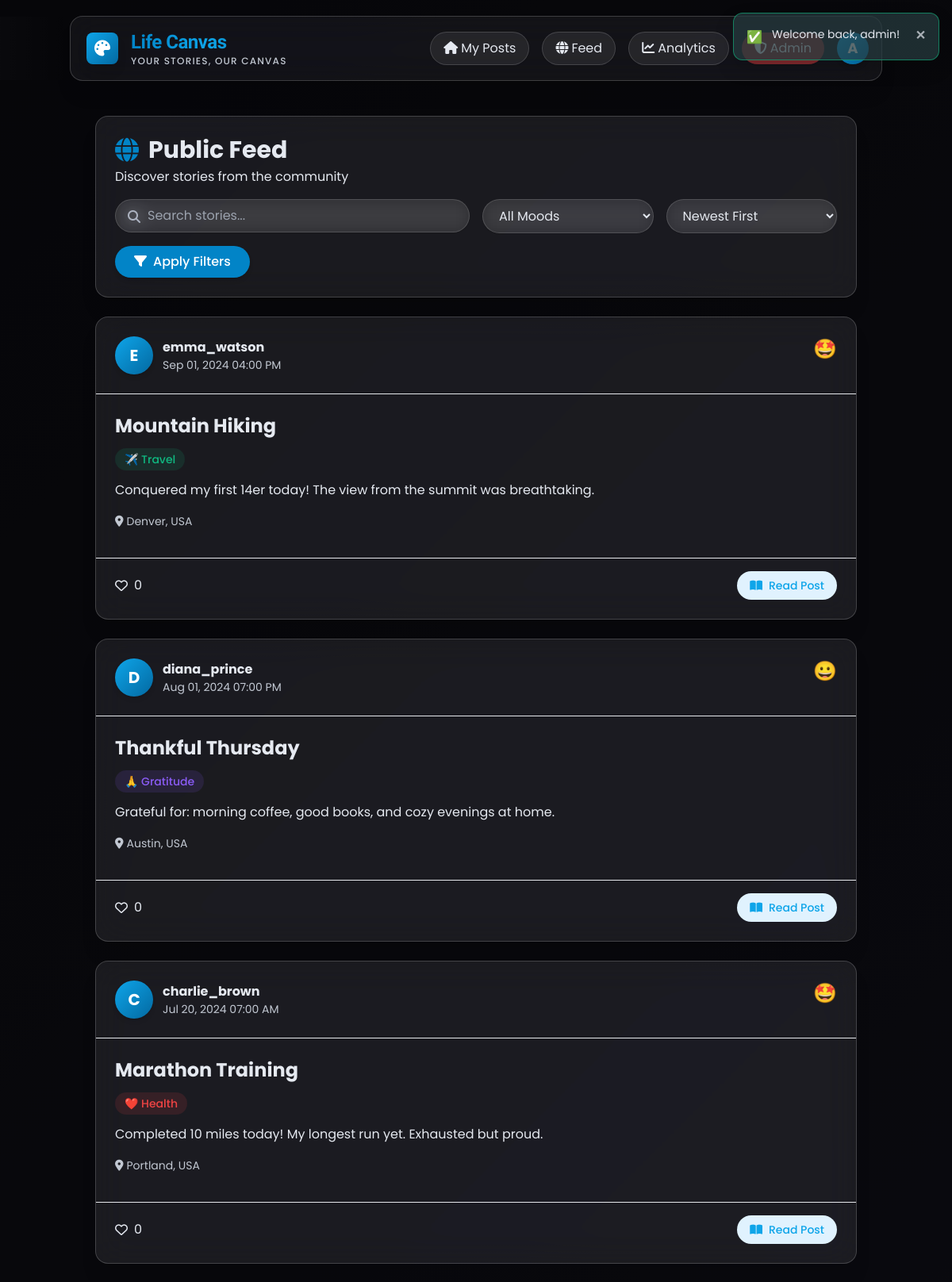
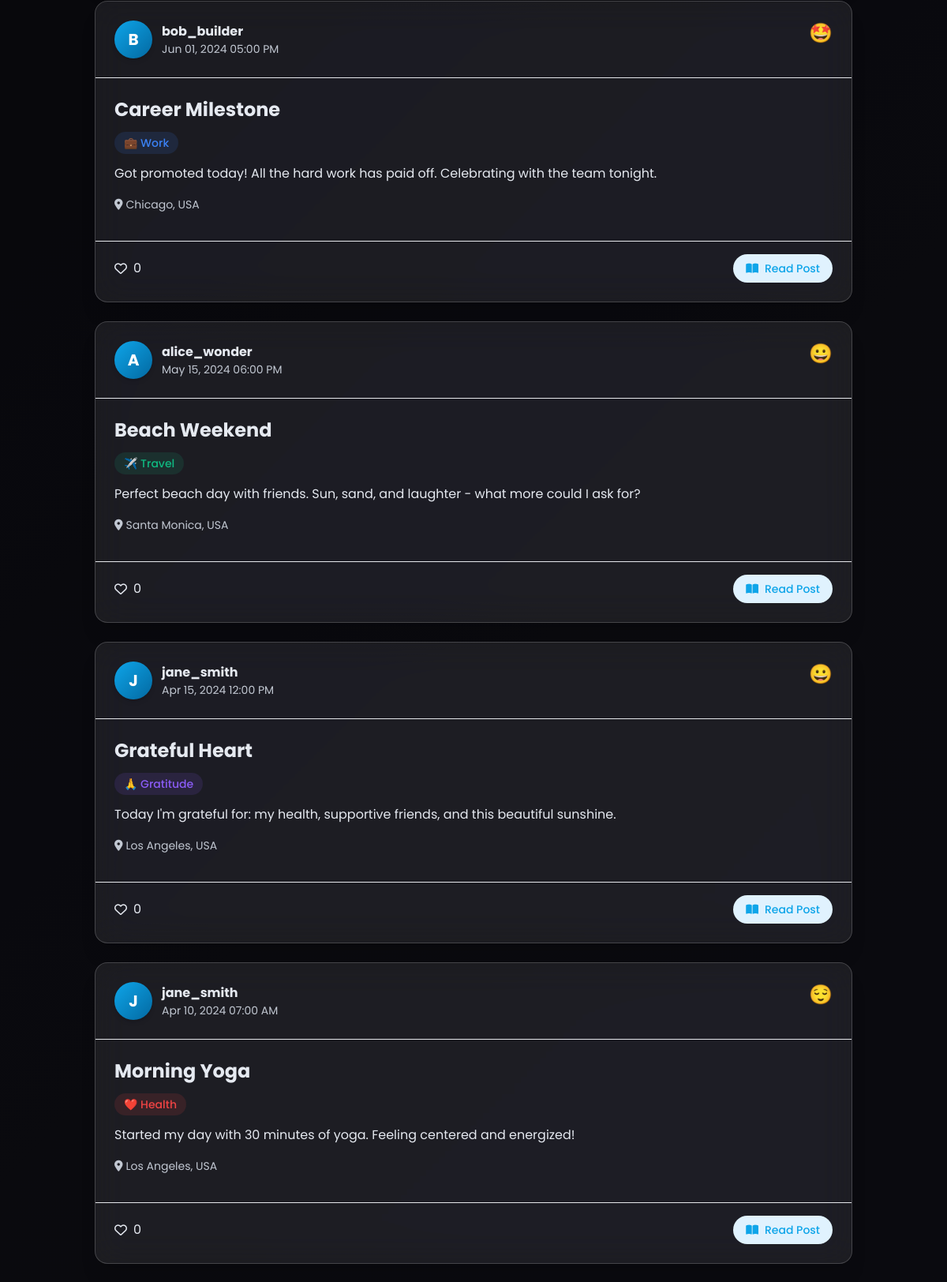
The app's page /feed.php (signed in, upper part) with its own data (2 pictures, top to bottom).
### tables this page shows
CREATE TABLE entries (
  entry_id INT UNSIGNED AUTO_INCREMENT PRIMARY KEY,
  user_id INT UNSIGNED NOT NULL,
  category_id INT UNSIGNED NULL,
  title VARCHAR(150) NOT NULL,
  content TEXT NOT NULL,
  mood VARCHAR(30) NULL,
  music_link VARCHAR(500) NULL,
  location VARCHAR(100) NULL,
  weather VARCHAR(50) NULL,
  privacy_level ENUM('private', 'public') DEFAULT 'private',
  is_favorite BOOLEAN DEFAULT FALSE,
  is_deleted BOOLEAN DEFAULT FALSE,
  word_count INT UNSIGNED DEFAULT 0,
  timestamp DATETIME NOT NULL DEFAULT CURRENT_TIMESTAMP,
  updated_at TIMESTAMP DEFAULT CURRENT_TIMESTAMP ON UPDATE CURRENT_TIMESTAMP,
  deleted_at TIMESTAMP NULL,
  CONSTRAINT fk_entries_user FOREIGN KEY (user_id) REFERENCES users(user_id) ON DELETE CASCADE,
  CONSTRAINT fk_entries_category FOREIGN KEY (category_id) REFERENCES categories(category_id) ON DELETE SET NULL
);

CREATE TABLE users (
  user_id INT UNSIGNED AUTO_INCREMENT PRIMARY KEY,
  username VARCHAR(50) NOT NULL UNIQUE,
  full_name VARCHAR(100) NULL,
  email VARCHAR(100) NULL UNIQUE,
  date_of_birth DATE NULL,
  profile_pic VARCHAR(255) NULL,
  bio TEXT NULL,
  password VARCHAR(255) NOT NULL,
  security_question VARCHAR(255) NULL,
  security_answer VARCHAR(255) NULL,
  user_role VARCHAR(20) DEFAULT 'User',
  is_active BOOLEAN DEFAULT TRUE,
  created_at TIMESTAMP DEFAULT CURRENT_TIMESTAMP,
  last_login TIMESTAMP NULL
);

CREATE TABLE categories (
  category_id INT UNSIGNED AUTO_INCREMENT PRIMARY KEY,
  category_name VARCHAR(50) NOT NULL UNIQUE,
  description TEXT NULL,
  color VARCHAR(7) DEFAULT '#6B7280',
  icon VARCHAR(50) NULL,
  created_at TIMESTAMP DEFAULT CURRENT_TIMESTAMP
);

### lib/utils.php (called while the page is built, shortened)
<?php
function e(string $value): string {
    return htmlspecialchars($value, ENT_QUOTES, 'UTF-8');
}
function human_datetime(string $ts): string {
    return date('M d, Y h:i A', strtotime($ts));
}
function app_base_url(): string {
    $config = require __DIR__ . '/../config/config.php';
    $cfg = trim((string)($config['app']['base_url'] ?? ''));
    if (!empty($_SERVER['SCRIPT_NAME'])) {
        $dir = rtrim(str_replace('\\', '/', dirname($_SERVER['SCRIPT_NAME'])), '/');
        return $dir;
    }
    return '';
}
function allowed_moods(): array {
    return [
        'Happy' => '😀',
        'Sad' => '😢',
        'Angry' => '😠',
        'Calm' => '😌',
        'Excited' => '🤩',
        'Reflective' => '🤔',
    ];
}
function mood_emoji(?string $mood): string {
    $map = allowed_moods();
    return $map[$mood] ?? '';
}
function excerpt(string $text, int $length = 150): string {
    $text = strip_tags($text);
    if (mb_strlen($text) <= $length) {
        return $text;
    }
    return mb_substr($text, 0, $length) . '...';
}

### config/config.php (called while the page is built)
<?php
return [
    'db' => [
        'host' => '127.0.0.1',
        'port' => 3306,
        'name' => 'diary_app',
        'user' => 'root',
        'pass' => '',
        'charset' => 'utf8mb4'
    ],
    'app' => [
        'base_url' => '',
        'session_name' => 'diaryapp_sess',
        'display_errors' => true
    ],
    'uploads' => [
        'dir' => __DIR__ . '/../uploads',
        'max_size_bytes' => 5 * 1024 * 1024,
        'allowed_mime' => [
            'image/jpeg', 'image/png', 'image/gif', 'image/webp',
            'audio/mpeg', 'audio/wav', 'audio/ogg'
        ]
    ]
];

### feed.php (the view, shortened to what this page needs)
<?php
require_once __DIR__ . '/lib/utils.php';
$pdo = db();
$userId = current_user_id();
$searchQuery = isset($_GET['search']) ? trim($_GET['search']) : '';
$sortBy = isset($_GET['sort']) ? trim($_GET['sort']) : 'newest';
$params = [];
$conditions = ['e.privacy_level = ?'];
$params[] = 'public';
$conditions[] = 'e.is_deleted = FALSE';
$orderBy = 'ORDER BY e.timestamp DESC';
switch ($sortBy) {
  default:
    $orderBy = 'ORDER BY e.timestamp DESC';
}
$whereSql = implode(' AND ', $conditions);
$sql = "
  SELECT
    e.*,
    u.username,
    c.category_name,
    c.color as category_color,
    c.icon as category_icon,
    (SELECT COUNT(*) FROM reactions WHERE entry_id = e.entry_id) as reaction_count,
    (SELECT COUNT(*) FROM comments WHERE entry_id = e.entry_id) as comment_count,
    (SELECT COUNT(*) FROM reactions WHERE entry_id = e.entry_id AND user_id = ?) as user_reacted
  FROM entries e
  LEFT JOIN users u ON e.user_id = u.user_id
  LEFT JOIN categories c ON e.category_id = c.category_id
  WHERE $whereSql
  $orderBy
";
$allParams = array_merge([$userId], $params);
$stmt = $pdo->prepare($sql);
$stmt->execute($allParams);
$entries = $stmt->fetchAll();
include __DIR__ . '/partials/head.php';
?>
<div class="container mx-auto px-4 py-8 max-w-5xl">
  <div class="glass rounded-2xl shadow-xl p-6 mb-6">
    <div class="flex items-center justify-between mb-4">
      <div>
        <h1 class="text-3xl font-bold text-gray-800 dark:text-white flex items-center gap-3">
          <i class="fas fa-globe text-primary-600"></i>
          Public Feed
        </h1>
        <p class="text-gray-600 dark:text-gray-400 mt-1">Discover stories from the community</p>
      </div>
    </div>
    <form method="GET" class="space-y-4">
      <div class="grid grid-cols-1 md:grid-cols-4 gap-4">
        <div class="md:col-span-2 relative">
          <i class="fas fa-search absolute left-4 top-1/2 transform -translate-y-1/2 text-gray-400"></i>
          <input type="text" name="search" value="<?php echo e($searchQuery); ?>" placeholder="Search stories..." class="w-full rounded-full pl-10 pr-4 py-2 bg-white/70 dark:bg-gray-700/50 focus:bg-white dark:focus:bg-gray-700 text-gray-900 dark:text-gray-100 outline-none border border-primary-100 dark:border-gray-600 shadow-sm transition">
        </div>
        <div>
          <select name="mood" class="w-full rounded-full px-4 py-2 bg-white/70 dark:bg-gray-700/50 text-gray-900 dark:text-gray-100 outline-none border border-primary-100 dark:border-gray-600 shadow-sm transition">
            <option value="">All Moods</option>
          </select>
        </div>
        <div>
          <select name="sort" class="w-full rounded-full px-4 py-2 bg-white/70 dark:bg-gray-700/50 text-gray-900 dark:text-gray-100 outline-none border border-primary-100 dark:border-gray-600 shadow-sm transition">
            <option value="newest" <?php echo $sortBy === 'newest' ? 'selected' : ''; ?>>Newest First</option>
          </select>
        </div>
      </div>
      <div class="flex gap-2">
        <button type="submit" class="px-6 py-2 rounded-full bg-primary-600 hover:bg-primary-700 text-white font-medium transition shadow-md hover:shadow-lg">
          <i class="fas fa-filter mr-2"></i>Apply Filters
        </button>
      </div>
    </form>
  </div>
  <?php if (count($entries) === 0): ?>
    <div class="glass rounded-2xl shadow-xl p-12 text-center">
      <div class="text-6xl mb-4"><i class="fas fa-globe text-primary-500"></i></div>
      <h3 class="text-2xl font-bold text-gray-800 dark:text-white mb-2">No Public Stories Yet</h3>
      <p class="text-gray-600 dark:text-gray-400 mb-6">Be the first to share your story with the community!</p>
      <a href="<?php echo e(app_base_url()); ?>/create.php" class="inline-block px-8 py-3 rounded-full bg-gradient-to-r from-primary-600 to-primary-700 hover:from-primary-700 hover:to-primary-800 text-white font-medium shadow-lg hover:shadow-xl transition">
        <i class="fas fa-pen mr-2"></i>Create Public Post
      </a>
    </div>
  <?php else: ?>
    <div class="space-y-6">
      <?php foreach ($entries as $e): ?>
        <?php
        $moodEmoji = mood_emoji($e['mood']);
        $formattedDate = human_datetime($e['timestamp']);
        $excerpt = excerpt($e['content'], 200);
        ?>
        <div class="glass rounded-2xl shadow-xl overflow-hidden hover:shadow-2xl transition transform hover:-translate-y-1">
          <div class="p-6 border-b border-gray-200 dark:border-gray-700">
            <div class="flex items-start justify-between">
              <div class="flex items-center gap-3">
                <div class="w-12 h-12 rounded-full bg-gradient-to-br from-primary-500 to-primary-700 flex items-center justify-center text-white font-bold text-xl shadow-md">
                  <?php echo strtoupper(substr($e['username'], 0, 1)); ?>
                </div>
                <div>
                  <h3 class="font-bold text-gray-800 dark:text-white">
                    <?php echo e($e['username']); ?>
                  </h3>
                  <p class="text-sm text-gray-500 dark:text-gray-400"><?php echo e($formattedDate); ?></p>
                </div>
              </div>
              <?php if ($e['mood']): ?>
                <span class="text-2xl" title="<?php echo e($e['mood']); ?>"><?php echo $moodEmoji; ?></span>
              <?php endif; ?>
            </div>
          </div>
          <div class="p-6">
            <h2 class="text-2xl font-bold text-gray-800 dark:text-white mb-3"><?php echo e($e['title']); ?></h2>
            <?php if ($e['category_id']): ?>
              <span class="inline-block px-3 py-1 rounded-full text-sm font-medium mb-3" style="background-color: <?php echo e($e['category_color']); ?>20; color: <?php echo e($e['category_color']); ?>;">
                <?php echo e($e['category_icon']); ?> <?php echo e($e['category_name']); ?>
              </span>
            <?php endif; ?>
            <div class="prose dark:prose-invert max-w-none mb-4">
              <p class="text-gray-700 dark:text-gray-300 leading-relaxed"><?php echo nl2br(e($excerpt)); ?></p>
            </div>
            <?php if ($e['location']): ?>
              <p class="text-sm text-gray-500 dark:text-gray-400 mb-3">
                <i class="fas fa-map-marker-alt mr-1"></i><?php echo e($e['location']); ?>
              </p>
            <?php endif; ?>
          </div>
          <div class="px-6 pb-6 flex items-center justify-between border-t border-gray-200 dark:border-gray-700 pt-4">
            <div class="flex items-center gap-6">
              <button
                onclick="toggleReaction(<?php echo $e['entry_id']; ?>, this)"
                class="reaction-btn flex items-center gap-2 text-gray-600 dark:text-gray-400 hover:text-red-500 dark:hover:text-red-400 transition <?php echo $e['user_reacted'] ? 'text-red-500 dark:text-red-400' : ''; ?>"
                data-reacted="<?php echo $e['user_reacted'] ? 'true' : 'false'; ?>"
              >
                <i class="<?php echo $e['user_reacted'] ? 'fas' : 'far'; ?> fa-heart"></i>
                <span class="reaction-count"><?php echo $e['reaction_count'] ?: '0'; ?></span>
              </button>
            </div>
            <div class="flex items-center gap-2">
              <a href="<?php echo e(app_base_url()); ?>/view.php?id=<?php echo $e['entry_id']; ?>" class="px-4 py-2 rounded-full bg-primary-100 hover:bg-primary-200 dark:bg-primary-900/30 dark:hover:bg-primary-900/50 text-primary-700 dark:text-primary-300 font-medium transition text-sm">
                <i class="fas fa-book-open mr-2"></i>Read Post
              </a>
            </div>
          </div>
        </div>
      <?php endforeach; ?>
    </div>
  <?php endif; ?>
</div>
<?php include __DIR__ . '/partials/footer.php'; ?>

### assets/css/theme.css (style rules this page uses)
:root { color-scheme: dark; --bg-0:rgba(20, 20, 30, 0.5); --bg-1:rgba(30, 30, 45, 0.7); --bg-2:rgba(40, 40, 55, 0.6); --text:#E5E9F0; --text-secondary:#C2C8D2; --muted:#A0A8B8; --border:rgba(255, 255, 255, 0.15); --primary-500:#0ea5e9; --primary-600:#0284c7; --primary-700:#06b6d4; --accent:#06b6d4; --ring:rgba(14, 165, 233, 0.4); --ok-green:#10b981; --ok-yellow:#fbbf24; --ok-red:#ef4444; }
html, body { background: #0a0a0f; color: var(--text); overflow-x: hidden; position: relative; }
body::before { content: ''; position: fixed; top: 0; left: 0; width: 100%; height: 100%; background-image: url('../BG.jpg'); background-size: cover; background-position: center; background-repeat: no-repeat; background-attachment: fixed; pointer-events: none; z-index: 0; }
body::after { content: ''; position: fixed; top: 0; left: 0; width: 100%; height: 100%; background: rgba(0, 0, 0, 0.6); pointer-events: none; z-index: 0; }
.gradient-bg { background: linear-gradient(135deg, var(--bg-0) 0%, var(--bg-1) 55%, var(--bg-2) 100%); position: relative; z-index: 1; }
.glass { background: rgba(255, 255, 255, 0.08); backdrop-filter: blur(20px) saturate(180%); -webkit-backdrop-filter: blur(20px) saturate(180%); border: 1px solid rgba(255, 255, 255, 0.18); border-radius: 16px; box-shadow: 0 8px 32px 0 rgba(0, 0, 0, 0.37), inset 0 1px 0 0 rgba(255, 255, 255, 0.15); transition: all 0.4s cubic-bezier(0.4, 0, 0.2, 1); position: relative; overflow: hidden; }
.glass::before { content: ''; position: absolute; top: 0; left: -100%; width: 100%; height: 100%; background: linear-gradient( 90deg, transparent, rgba(255, 255, 255, 0.1), transparent ); transition: left 0.5s; }
.text-gray-600, .text-gray-700, .text-gray-800 { color: var(--text) !important; }
.text-gray-500 { color: var(--text-secondary) !important; }
.text-gray-400 { color: var(--muted) !important; }
.text-primary-700 { color: var(--primary-500) !important; }
.bg-white\/70 { background-color: rgba(255, 255, 255, 0.08) !important; color: var(--text) !important; border: 1px solid var(--border); }
.bg-primary-600 { background-color: var(--primary-600) !important; color: white !important; transition: all 0.3s ease; }
input, textarea, select { background: var(--bg-1); color: var(--text); border: 1.5px solid var(--border); transition: all 0.3s ease; border-radius: 0.5rem; }
select option { background: rgba(30, 30, 45, 0.95); color: var(--text); }
input::placeholder, textarea::placeholder { color: var(--muted); }
a { color: var(--primary-600); transition: all 0.3s ease; }
a { color: var(--primary-500); transition: all 0.3s ease; text-decoration: none; }
html { scroll-behavior: smooth; }
body { font-family: 'Poppins', sans-serif; }
input[type="text"], input[type="email"], input[type="password"], input[type="url"], input[type="date"], textarea, select { background: rgba(255, 255, 255, 0.08) !important; backdrop-filter: blur(10px); border: 1px solid rgba(255, 255, 255, 0.15) !important; color: var(--text) !important; transition: all 0.3s ease; }

### records on screen
entries: user.username "E", user.username "emma_watson", timestamp "Sep 01, 2024 04:00 PM", mood "🤩", title "Mountain Hiking", category.icon "✈️", category.category_name "Travel", content "Conquered my first 14er today! The view from the summit was breathtaking.", location "Denver, USA", reaction_count "0"
entries: user.username "D", user.username "diana_prince", timestamp "Aug 01, 2024 07:00 PM", mood "😀", title "Thankful Thursday", category.icon "🙏", category.category_name "Gratitude", content "Grateful for: morning coffee, good books, and cozy evenings at home.", location "Austin, USA", reaction_count "0"
entries: user.username "C", user.username "charlie_brown", timestamp "Jul 20, 2024 07:00 AM", mood "🤩", title "Marathon Training", category.icon "❤️", category.category_name "Health", content "Completed 10 miles today! My longest run yet. Exhausted but proud.", location "Portland, USA", reaction_count "0"
entries: user.username "B", user.username "bob_builder", timestamp "Jun 01, 2024 05:00 PM", mood "🤩", title "Career Milestone", category.icon "💼", category.category_name "Work", content "Got promoted today! All the hard work has paid off. Celebrating with the team tonight.", location "Chicago, USA", reaction_count "0"
entries: user.username "A", user.username "alice_wonder", timestamp "May 15, 2024 06:00 PM", mood "😀", title "Beach Weekend", category.icon "✈️", category.category_name "Travel", content "Perfect beach day with friends. Sun, sand, and laughter - what more could I ask for?", location "Santa Monica, USA", reaction_count "0"
entries: user.username "J", user.username "jane_smith", timestamp "Apr 15, 2024 12:00 PM", mood "😀", title "Grateful Heart", category.icon "🙏", category.category_name "Gratitude", content "Today I'm grateful for: my health, supportive friends, and this beautiful sunshine.", location "Los Angeles, USA", reaction_count "0"
entries: user.username "J", user.username "jane_smith", timestamp "Apr 10, 2024 07:00 AM", mood "😌", title "Morning Yoga", category.icon "❤️", category.category_name "Health", content "Started my day with 30 minutes of yoga. Feeling centered and energized!", location "Los Angeles, USA", reaction_count "0"

### other values on screen
$f['msg'] "Welcome back, admin!"
